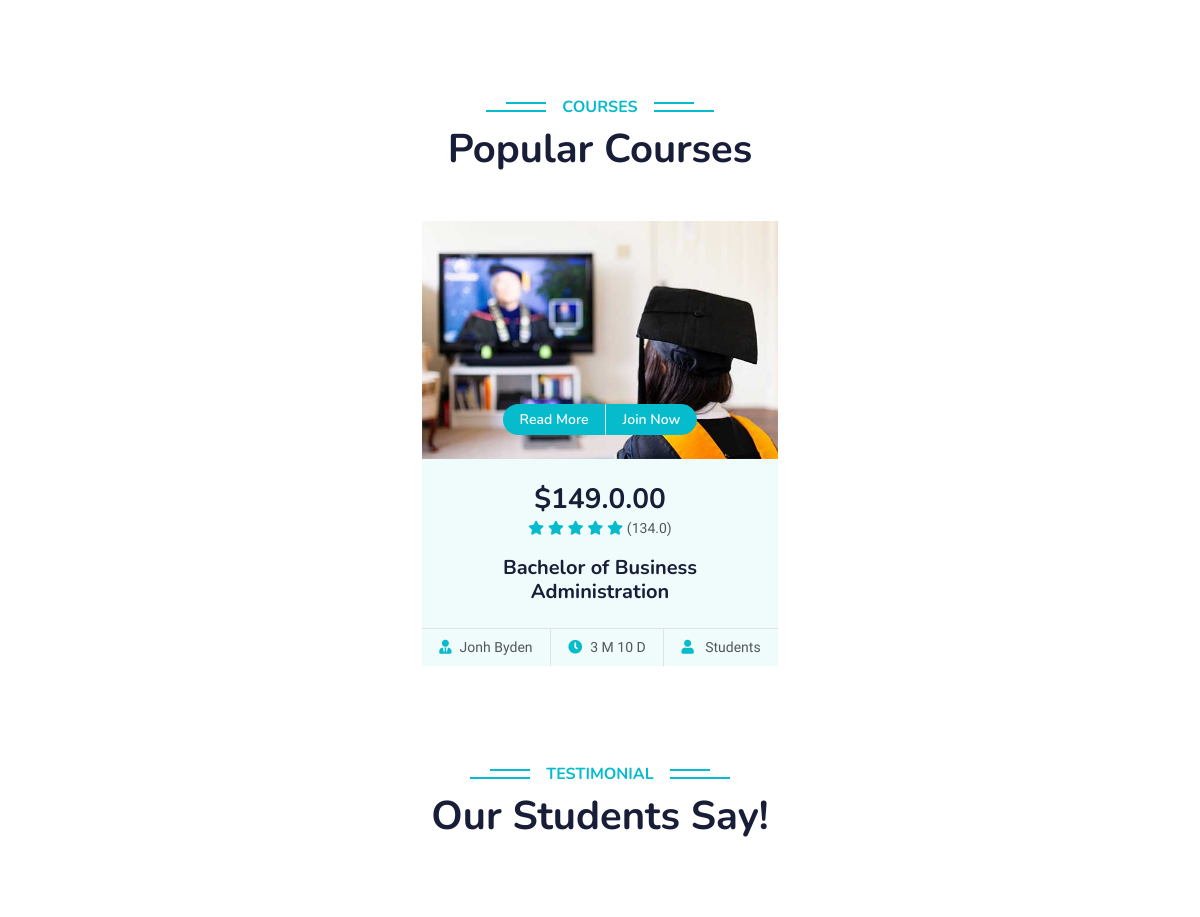
The app's page /courses (middle part), older data.
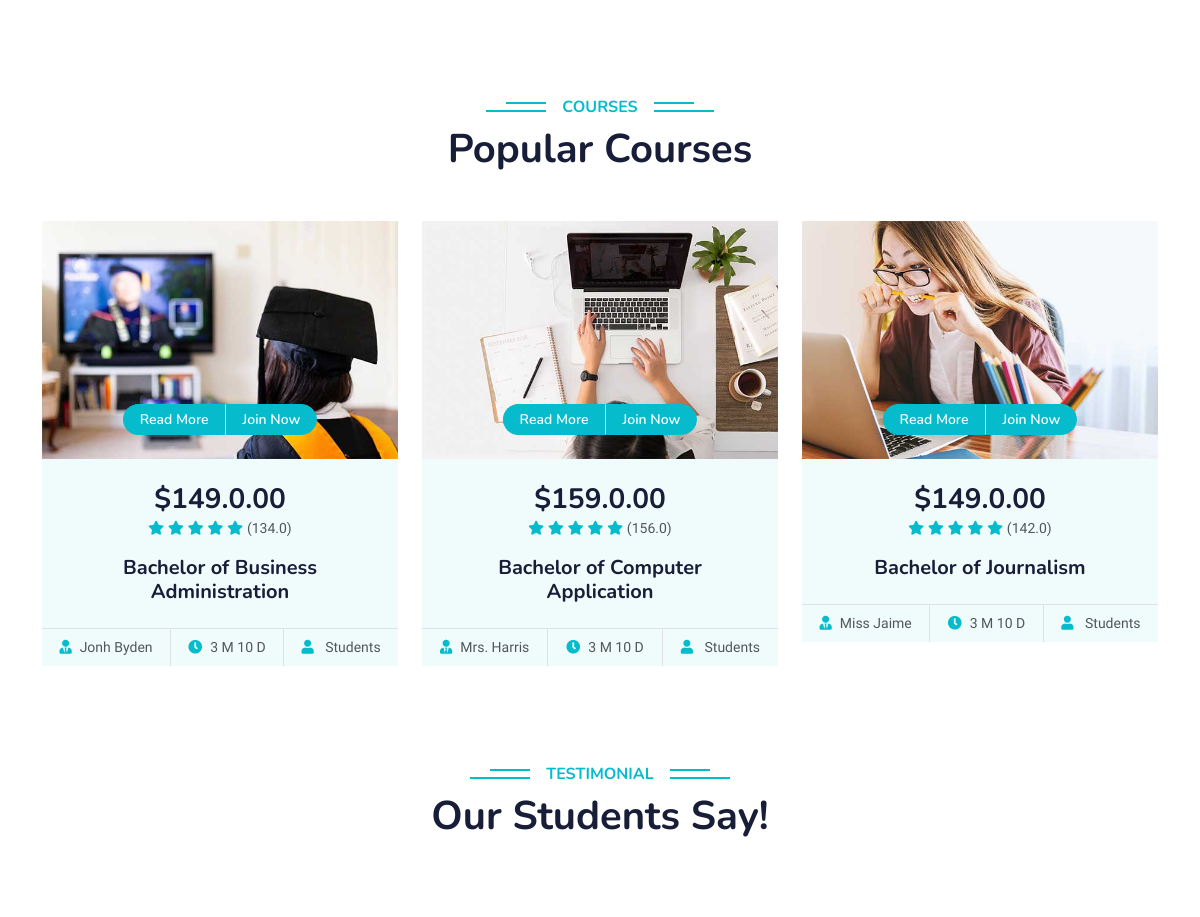
The same page, newer data.
### addCourses/models.py (models this page shows)
class Courses(models.Model):
    rating = models.FloatField()
    duration = models.CharField(max_length=50)
    course_name = models.CharField(max_length=200)
    course_price = models.FloatField()
    students_enrolled = models.IntegerField()
    course_image = models.ImageField(upload_to='course_images/')
    instructor_name = models.CharField(max_length=100)

### tanisha/views.py (the view)
# urls.py: path("courses", views.courses, name="courses"),
def courses(request):
    courses = Courses.objects.all()
    instructors = Instructors.objects.all()
    return render(request, "courses.html", {'courses': courses, 'instructors': instructors})

### templates/courses.html (shortened to what this page needs)
{% extends 'base.html' %}
{% load static %}
{% block content %}
    <div class="container-xxl py-5 category">
    </div>
    <div class="container-xxl py-5">
        <div class="container">
            <div class="text-center wow fadeInUp" data-wow-delay="0.1s">
                <h6 class="section-title bg-white text-center text-primary px-3">Courses</h6>
                <h1 class="mb-5">Popular Courses</h1>
            </div>
            <div class="row g-4 justify-content-center">
                {% for c in courses %}
                <div class="col-lg-4 col-md-6 wow fadeInUp" data-wow-delay="0.1s">
                    <div class="course-item bg-light">
                        <div class="position-relative overflow-hidden">
                            <img class="img-fluid" src="{{ c.course_image.url }}" alt="">
                            <div class="w-100 d-flex justify-content-center position-absolute bottom-0 start-0 mb-4">
                                <a href="#" class="flex-shrink-0 btn btn-sm btn-primary px-3 border-end" style="border-radius: 30px 0 0 30px;">Read More</a>
                                <a href="#" class="flex-shrink-0 btn btn-sm btn-primary px-3" style="border-radius: 0 30px 30px 0;">Join Now</a>
                            </div>
                        </div>
                        <div class="text-center p-4 pb-0">
                            <h3 class="mb-0">${{c.course_price}}.00</h3>
                            <div class="mb-3">
                                <small class="fa fa-star text-primary"></small>
                                <small class="fa fa-star text-primary"></small>
                                <small class="fa fa-star text-primary"></small>
                                <small class="fa fa-star text-primary"></small>
                                <small class="fa fa-star text-primary"></small>
                                <small>({{ c.rating }})</small>
                            </div>
                            <h5 class="mb-4">{{c.course_name}}</h5>
                        </div>
                        <div class="d-flex border-top">
                            <small class="flex-fill text-center border-end py-2"><i class="fa fa-user-tie text-primary me-2"></i>{{c.instructor_name}}</small>
                            <small class="flex-fill text-center border-end py-2"><i class="fa fa-clock text-primary me-2"></i>{{c.duration}}</small>
                            <small class="flex-fill text-center py-2"><i class="fa fa-user text-primary me-2"></i>{{c.studets_enrolled}} Students</small>
                        </div>
                    </div>
                </div>
                {% endfor %}
            </div>
        </div>
    </div>
    <div class="container-xxl py-5 wow fadeInUp" data-wow-delay="0.1s">
        <div class="container">
            <div class="text-center">
                <h6 class="section-title bg-white text-center text-primary px-3">Testimonial</h6>
                <h1 class="mb-5">Our Students Say!</h1>
            </div>
        </div>
    </div>
{% endblock %}

Row changes from the older to the newer data that the page shows:
added Courses: course_image (picture), course_price "159.0", rating "156.0", course_name "Bachelor of Computer Application", instructor_name "Mrs. Harris", duration "3 M 10 D"
added Courses: course_image (picture), course_price "149.0", rating "142.0", course_name "Bachelor of Journalism", instructor_name "Miss Jaime", duration "3 M 10 D"
